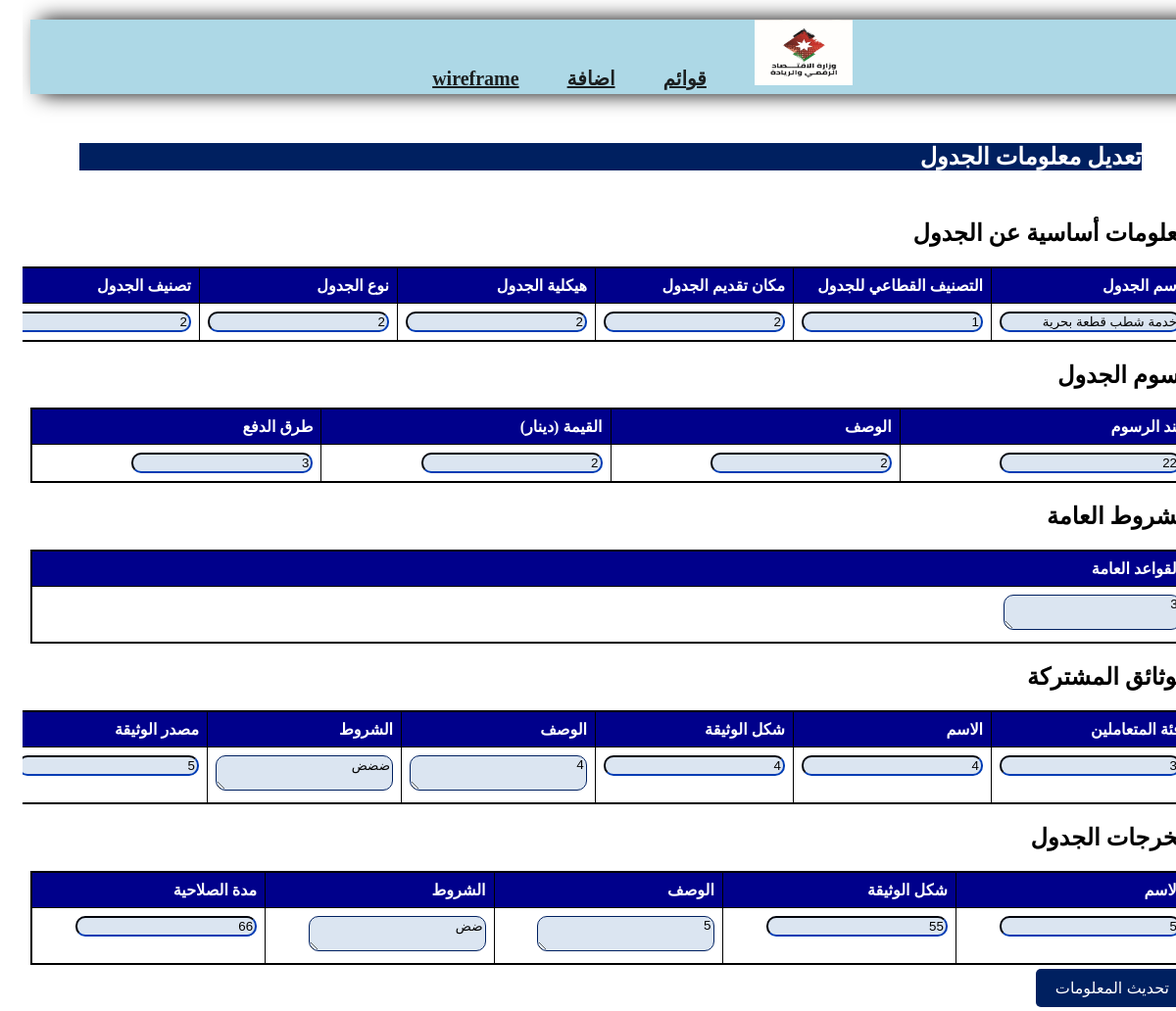
The app's page /table_info/1 with its own data.
### app.py (models this page shows)
class Table(db.Model):
    id = db.Column(db.Integer, primary_key=True)
    table_name = db.Column(db.String(100), nullable=False)
    table_description = db.Column(db.Text, nullable=True)
    sector_class = db.Column(db.Text, nullable=True)
    service_place = db.Column(db.Text, nullable=True)
    service_structure = db.Column(db.Text, nullable=True)
    service_type = db.Column(db.Text, nullable=True)
    service_class = db.Column(db.Text, nullable=True)
    fees = db.Column(db.Text, nullable=True)
    fees_description = db.Column(db.Text, nullable=True)
    fees_amount = db.Column(db.Integer, nullable=True)
    fees_payment = db.Column(db.Text, nullable=True)
    general_rules = db.Column(db.Text, nullable=True)
    customer_category = db.Column(db.Text, nullable=True)
    document_name = db.Column(db.Text, nullable=True)
    document_type = db.Column(db.Text, nullable=True)
    document_description = db.Column(db.Text, nullable=True)
    document_rules = db.Column(db.Text, nullable=True)
    document_origin = db.Column(db.Text, nullable=True)
    outputs_name = db.Column(db.Text, nullable=True)
    outputs_type = db.Column(db.Text, nullable=True)
    outputs_description = db.Column(db.Text, nullable=True)
    outputs_rules = db.Column(db.Text, nullable=True)
    outputs_expiry = db.Column(db.Text, nullable=True)
    screens = db.relationship('Screen', backref='table', lazy=True)
    channels = db.relationship('ServiceChannel', secondary='table_channel', backref='tables')
    beneficiaries = db.relationship('ServiceBeneficiary', secondary='table_beneficiary', backref='tables')

### app.py (the view)
@app.route('/table_info/<int:table_id>')
def table_info(table_id):
    table = Table.query.get(table_id)
    return render_template('table_info.html', table=table)

### templates/table_info.html (shortened to what this page needs)
<!DOCTYPE html>
<html lang="en">
  <head>
    <link rel="stylesheet" href="../static/navbar.css" />
    <link rel="stylesheet" href="../static/table.css" />
  </head>
  <body>
    {% include 'navbar.html' %}
    <h1 class="title">تعديل معلومات الجدول</h1>
    <form action="/update_table_info/{{ table.id }}" method="POST">
      <h2>معلومات أساسية عن الجدول</h2>
      <table>
        <thead>
          <tr>
            <th>اسم الجدول</th>
            <th>التصنيف القطاعي للجدول</th>
            <th>مكان تقديم الجدول</th>
            <th>هيكلية الجدول</th>
            <th>نوع الجدول</th>
            <th>تصنيف الجدول</th>
          </tr>
        </thead>
        <tbody>
          <tr>
            <td>
              <input
                type="text"
                name="table_name"
                value="{{ table.table_name }}"
              />
            </td>
            <td>
              <input
                type="text"
                name="sector_class"
                value="{{ table.sector_class }}"
              />
            </td>
            <td>
              <input
                type="text"
                name="service_place"
                value="{{ table.service_place }}"
              />
            </td>
            <td>
              <input
                type="text"
                name="service_structure"
                value="{{ table.service_structure }}"
              />
            </td>
            <td>
              <input
                type="text"
                name="service_type"
                value="{{ table.service_type }}"
              />
            </td>
            <td>
              <input
                type="text"
                name="service_class"
                value="{{ table.service_class }}"
              />
            </td>
          </tr>
        </tbody>
      </table>
      <h2>رسوم الجدول</h2>
      <table>
        <thead>
          <tr>
            <th>بند الرسوم</th>
            <th>الوصف</th>
            <th>القيمة (دينار)</th>
            <th>طرق الدفع</th>
          </tr>
        </thead>
        <tbody>
          <tr>
            <td><input type="text" name="fees" value="{{ table.fees }}" /></td>
            <td>
              <input
                type="text"
                name="fees_description"
                value="{{ table.fees_description }}"
              />
            </td>
            <td>
              <input
                type="number"
                name="fees_amount"
                value="{{ table.fees_amount }}"
              />
            </td>
            <td>
              <input
                type="text"
                name="fees_payment"
                value="{{ table.fees_payment }}"
              />
            </td>
          </tr>
        </tbody>
      </table>
      <h2>الشروط العامة</h2>
      <table>
        <thead>
          <tr>
            <th>القواعد العامة</th>
          </tr>
        </thead>
        <tbody>
          <tr>
            <td>
              <textarea name="general_rules">
{{ table.general_rules }}</textarea
              >
            </td>
          </tr>
        </tbody>
      </table>
      <h2>الوثائق المشتركة</h2>
      <table>
        <thead>
          <tr>
            <th>فئة المتعاملين</th>
            <th>الاسم</th>
            <th>شكل الوثيقة</th>
            <th>الوصف</th>
            <th>الشروط</th>
            <th>مصدر الوثيقة</th>
          </tr>
        </thead>
        <tbody>
          <tr>
            <td>
              <input
                type="text"
                name="customer_category"
                value="{{ table.customer_category }}"
              />
            </td>
            <td>
              <input
                type="text"
                name="document_name"
                value="{{ table.document_name }}"
              />
            </td>
            <td>
              <input
                type="text"
                name="document_type"
                value="{{ table.document_type }}"
              />
            </td>
            <td>
              <textarea name="document_description">
{{ table.document_description }}</textarea
              >
            </td>
            <td>
              <textarea name="document_rules">
{{ table.document_rules }}</textarea
              >
            </td>
            <td>
              <input
                type="text"
                name="document_origin"
                value="{{ table.document_origin }}"
              />
            </td>
          </tr>
        </tbody>
      </table>
      <h2>مخرجات الجدول</h2>
      <table>
        <thead>
          <tr>
            <th>الاسم</th>
            <th>شكل الوثيقة</th>
            <th>الوصف</th>
            <th>الشروط</th>
            <th>مدة الصلاحية</th>
          </tr>
        </thead>
        <tbody>
          <tr>
            <td>
              <input
                type="text"
                name="outputs_name"
                value="{{ table.outputs_name }}"
              />
            </td>
            <td>
              <input
                type="text"
                name="outputs_type"
                value="{{ table.outputs_type }}"
              />
            </td>
            <td>
              <textarea name="outputs_description">
{{ table.outputs_description }}</textarea
              >
            </td>
            <td>
              <textarea name="outputs_rules">
{{ table.outputs_rules }}</textarea
              >
            </td>
            <td>
              <input
                type="text"
                name="outputs_expiry"
                value="{{ table.outputs_expiry }}"
              />
            </td>
          </tr>
        </tbody>
      </table>
      <button type="submit">تحديث المعلومات</button>
    </form>
  </body>
</html>

### static/navbar.css (style rules this page uses)
body { direction: rtl; font-family: "Droid Arabic Kufi"; height: 1000px; }
h1 { margin: 50px; font-size: 24px; color: #1b1f20; font-weight: 600; }

### static/table.css (style rules this page uses)
table { border-collapse: collapse; width: 100%; border: 2px solid black; border-radius: 10px; text-align: right; }
th, td { border: 1px solid black; padding: 8px; text-align: right; max-width: 400px; text-wrap: wrap; height: auto; }
button { background-color: #002060; color: white; border: none; padding: 10px 20px; text-align: center; text-decoration: none; display: inline-block; font-size: 16px; margin: 4px 2px; cursor: pointer; border-radius: 5px; }
* { text-align: right; direction: rtl; }
.title { background-color: #002060; color: white; }
input { background-color: #dbe5f1; border-color: #002060; border-radius: 10px; text-align: right; }
th { background-color: darkblue; color: white; }
textarea { background-color: #dbe5f1; border-color: #002060; border-radius: 10px; text-align: right; word-wrap: break-word; }
td, tr, th { vertical-align: top; text-align: right; }
table { direction: rtl; }

### records on screen
Table: table_name "خدمة شطب قطعة بحرية", sector_class "1", service_place "2", service_structure "2", service_type "2", service_class "2", fees "22", fees_description "2", fees_amount "2", fees_payment "3", general_rules "3", customer_category "3", document_name "4", document_type "4", document_description "4", document_rules "ضضض", document_origin "5", outputs_name "5", outputs_type "55", outputs_description "5", outputs_rules "ضض", outputs_expiry "66"
